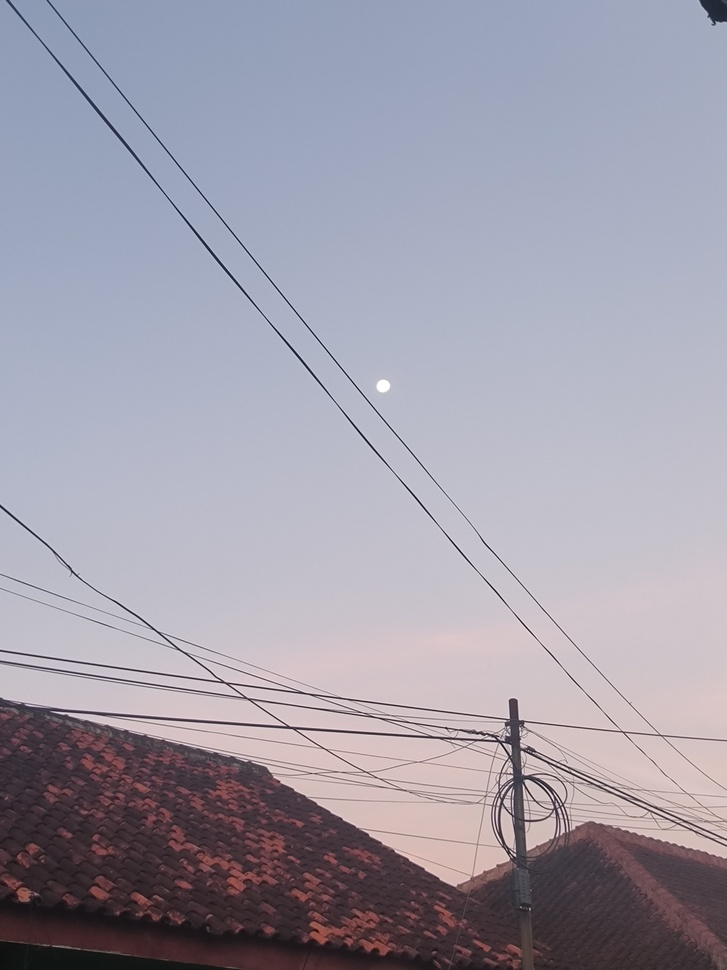
#> input picture Jobsheet_2/Testing/assets/1.jpg, 727 x 970 px, shrunk from 3000 x 4000 before the run, found by its file name
$ python soal_4_segmentasi_citra_eksternal_20260503230559.py
#> lines starting #> are read from the running program, lines starting #| are printed output that depends on the picture; after the words box and inside, x2 and y2 are one past the last pixel; in counts of white or black regions, pixels touching at a corner belong together
import numpy as np
import matplotlib.pyplot as plt
from skimage import io, filters, segmentation, color
from sklearn.cluster import KMeans
from skimage.color import rgb2lab, lab2rgb
import warnings

# 1. Memuat citra dari folder assets
image_path = 'assets/1.jpg'   # Pastikan file 1.jpg ada di folder assets
image_color = io.imread(image_path)
#> image_color is the input picture: shape (970, 727, 3); mean R, G, B 159.7, 156.5, 169.2

# Cek apakah citra grayscale atau berwarna
if len(image_color.shape) == 3:
    image_gray = color.rgb2gray(image_color)
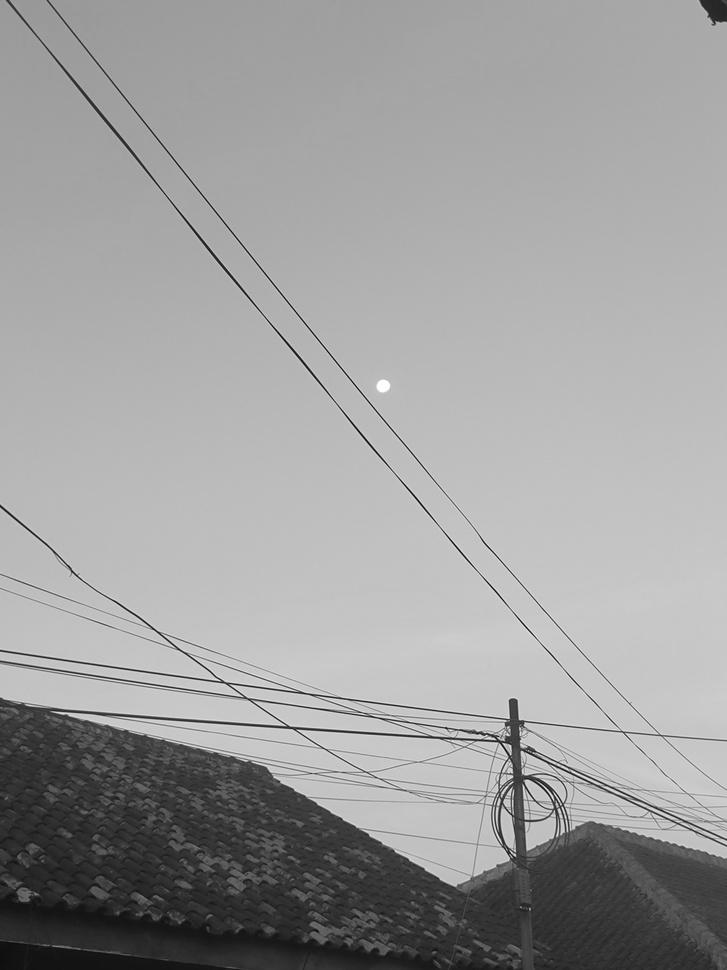
#> image_gray: shape (970, 727) float64; min 0.0309, max 1, mean 0.62
    image_rgb = image_color
else:
    image_gray = image_color
    image_rgb = color.gray2rgb(image_color)

# --- Metode 1: Otsu Thresholding ---
thresh_otsu = filters.threshold_otsu(image_gray)
#> thresh_otsu = 0.464
binary_otsu = image_gray > thresh_otsu
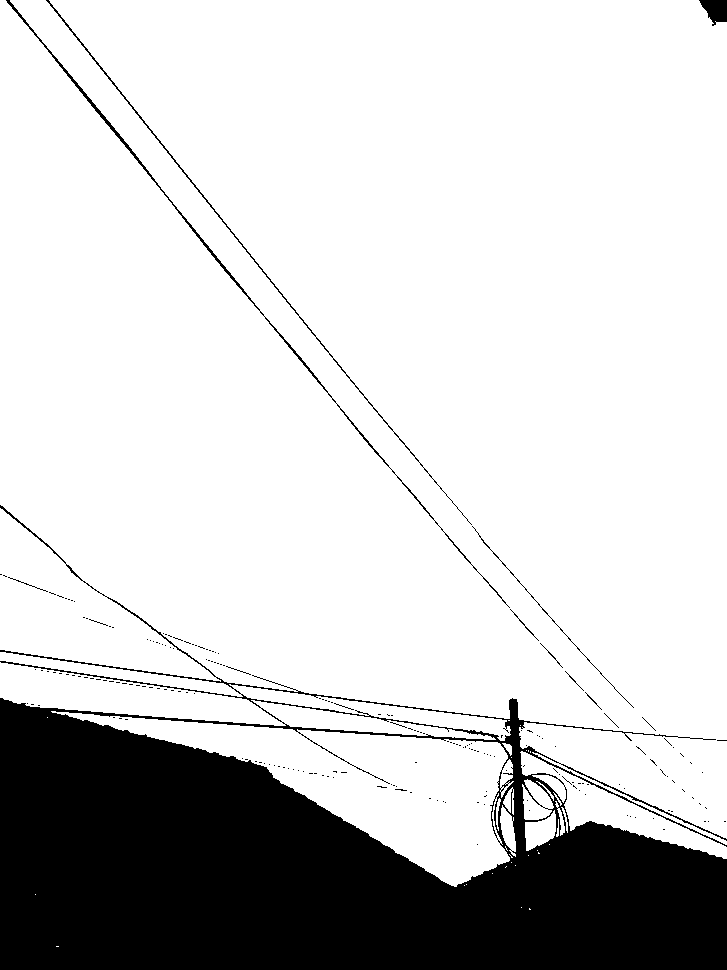
#> binary_otsu: shape (970, 727) bool; 80.9% white; 204 black regions (192 under 20 px), largest, box (x1, y1, x2, y2) and area: (0, 505, 727, 970) 130408, (6, 0, 510, 608) 1565, (46, 0, 472, 525) 952

# --- Metode 2: K-Means Clustering (K=3) ---
# Menggunakan intensitas piksel untuk segmentasi
pixel_features = image_gray.reshape(-1, 1)
n_clusters = 3
kmeans = KMeans(n_clusters=n_clusters, random_state=0, n_init=10)
with warnings.catch_warnings():
    warnings.simplefilter("ignore")
    labels = kmeans.fit_predict(pixel_features)
segmented_kmeans = labels.reshape(image_gray.shape)
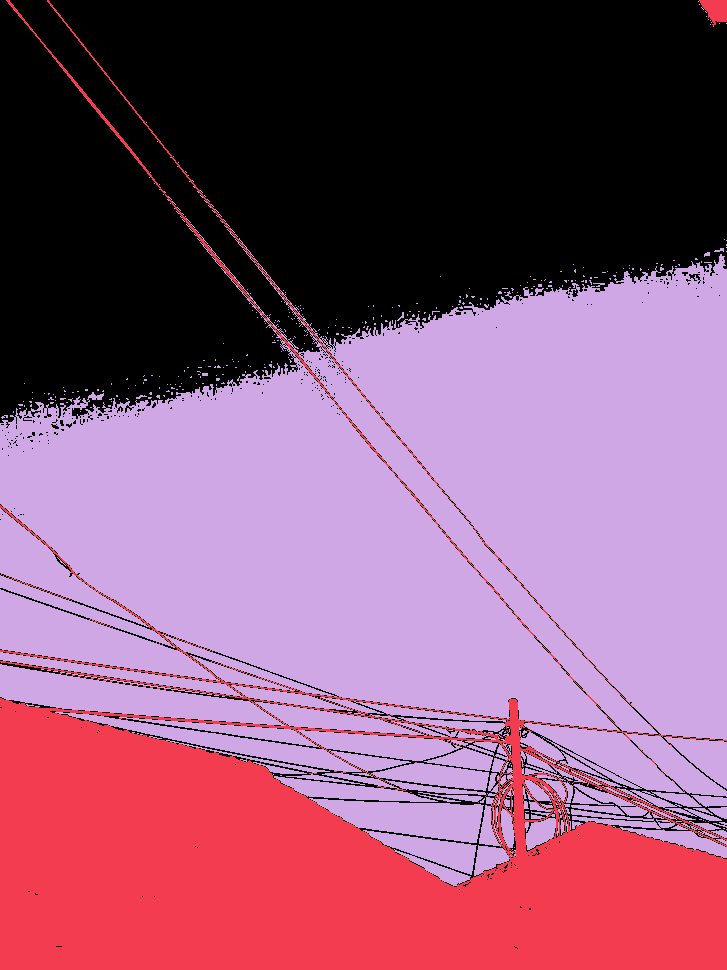
#> segmented_kmeans: shape (970, 727) int32; 3 distinct labels, from 0 to 2; one colour per label, 0 black

# --- Metode 3: Watershed ---
# Membuat elevation map menggunakan Sobel
elevation_map = filters.sobel(image_gray)
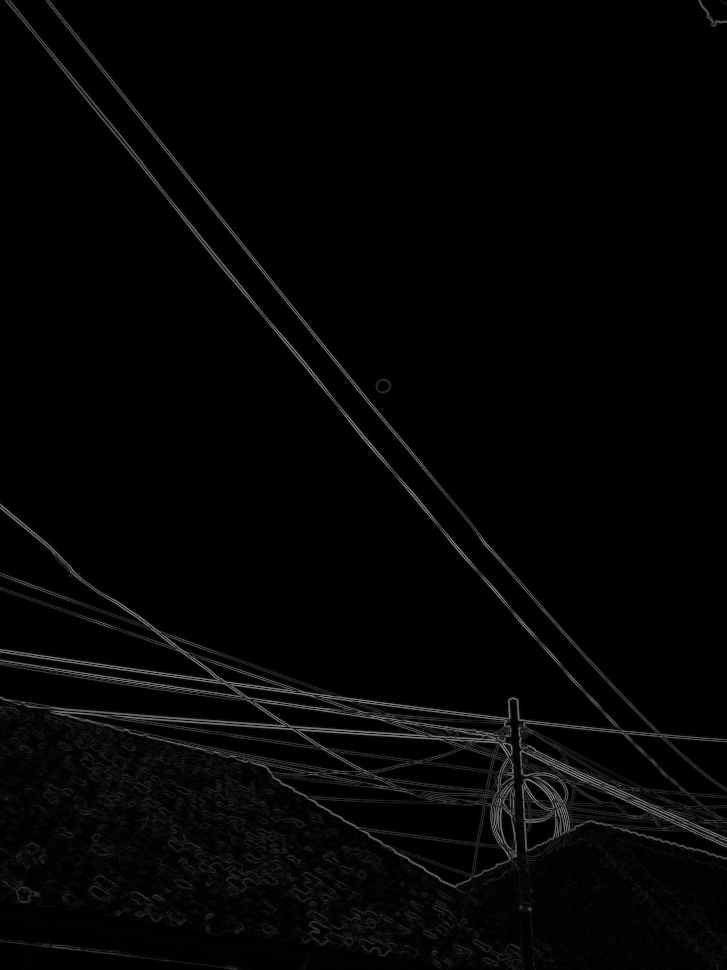
#> elevation_map: shape (970, 727) float64; min 0, max 0.548, mean 0.019
# Menentukan marker sederhana (bisa disesuaikan dengan histogram citra assets/1.jpg)
markers = np.zeros_like(image_gray)
markers[image_gray < 0.2] = 1 # Marker latar belakang (asumsi gelap)
markers[image_gray > 0.7] = 2 # Marker objek (asumsi terang)
#> (the run stopped early here; a loop or call above may not have finished)

$ run again, with Jobsheet_2/Testing/assets/2.jpg copied over Jobsheet_2/Testing/assets/1.jpg
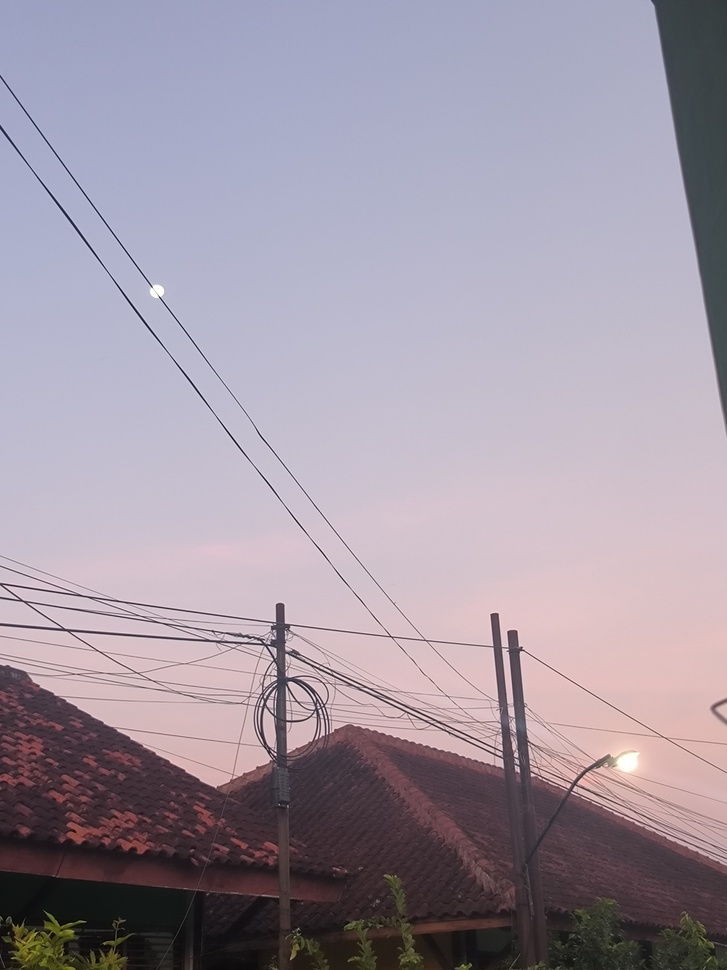
#> input picture Jobsheet_2/Testing/assets/2.jpg, 727 x 970 px, shrunk from 3000 x 4000 before the run, found by its file name
#> image_color is the input picture: shape (970, 727, 3); mean R, G, B 160.1, 150.1, 162.7
#> thresh_otsu = 0.47
#> `binary_otsu = image_gray > thresh_otsu`:
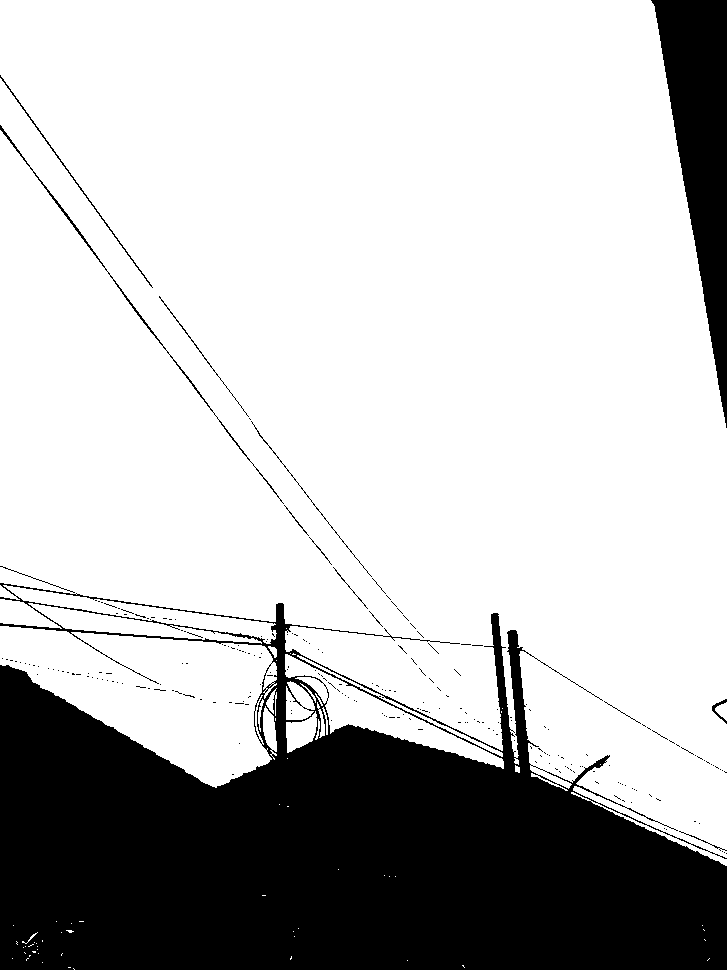
#> binary_otsu: shape (970, 727) bool; 74.7% white; 241 black regions (227 under 20 px), largest, box (x1, y1, x2, y2) and area: (0, 583, 727, 970) 159608, (651, 0, 727, 428) 15990, (0, 125, 284, 504) 790
#> segmented_kmeans: shape (970, 727) int32; 3 distinct labels, from 0 to 2
#> `elevation_map = filters.sobel(image_gray)`:
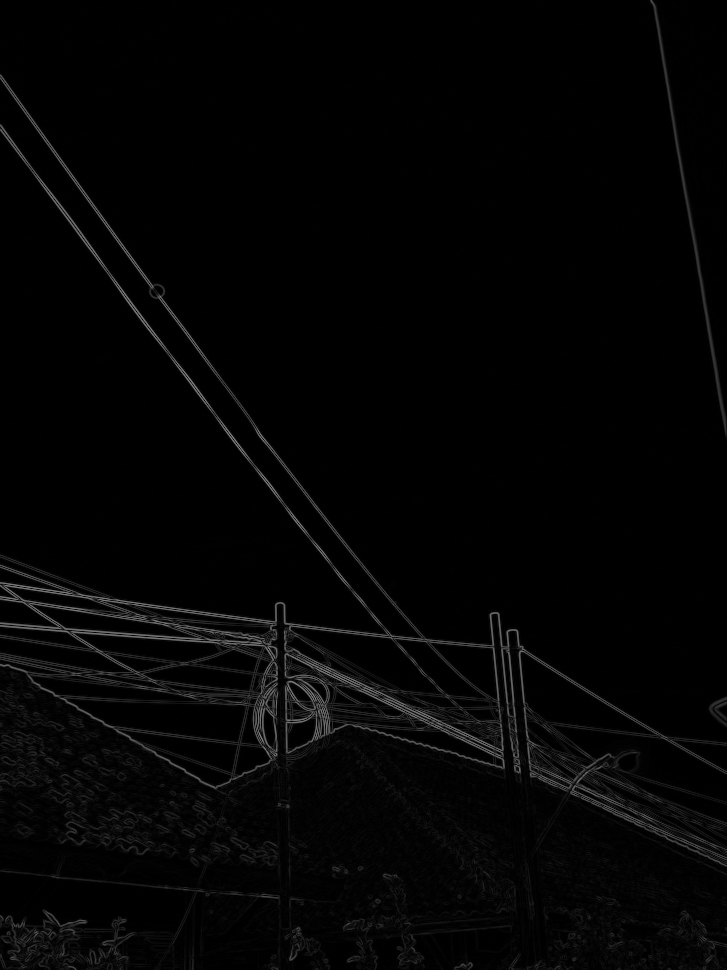
#> elevation_map: shape (970, 727) float64; min 0, max 0.517, mean 0.0185
